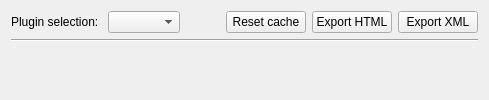
      <widget class="QWidget" name="tab_8" >
       <attribute name="title" >
        <string>Plugins</string>
       </attribute>
       <layout class="QVBoxLayout" >
        <item>
         <layout class="QHBoxLayout" >
          <item>
           <widget class="QLabel" name="label_11" >
            <property name="text" >
             <string>Plugin selection: </string>
            </property>
           </widget>
          </item>
          <item>
           <widget class="QComboBox" name="pluginCombo" />
          </item>
          <item>
           <spacer>
            <property name="orientation" >
             <enum>Qt::Horizontal</enum>
            </property>
            <property name="sizeHint" stdset="0" >
             <size>
              <width>40</width>
              <height>20</height>
             </size>
            </property>
           </spacer>
          </item>
          <item>
           <widget class="QPushButton" name="resetCacheButton" >
            <property name="toolTip" >
             <string>&lt;html>&lt;head>&lt;meta name="qrichtext" content="1" />&lt;style type="text/css">
p, li { white-space: pre-wrap; }
&lt;/style>&lt;/head>&lt;body style=" font-family:'Lucida Grande'; font-size:13pt; font-weight:400; font-style:normal;">
&lt;p style=" margin-top:0px; margin-bottom:0px; margin-left:0px; margin-right:0px; -qt-block-indent:0; text-indent:0px;">You will be able to attack the same url more than once.&lt;/p>&lt;/body>&lt;/html></string>
            </property>
            <property name="text" >
             <string>Reset cache</string>
            </property>
           </widget>
          </item>
          <item>
           <widget class="QPushButton" name="ToHTMLButton" >
            <property name="text" >
             <string>Export HTML</string>
            </property>
           </widget>
          </item>
          <item>
           <widget class="QPushButton" name="ToXMLButton" >
            <property name="text" >
             <string>Export XML</string>
            </property>
           </widget>
          </item>
         </layout>
        </item>
        <item>
         <widget class="Line" name="line_2" >
          <property name="orientation" >
           <enum>Qt::Horizontal</enum>
          </property>
         </widget>
        </item>
        <item>
         <widget class="QStackedWidget" name="stackedWidget_2" >
          <property name="currentIndex" >
           <number>0</number>
          </property>
          <widget class="QWidget" name="page_3" >
           <layout class="QVBoxLayout" >
            <property name="margin" >
             <number>1</number>
            </property>
            <item>
             <layout class="QHBoxLayout" >
              <item>
               <layout class="QHBoxLayout" />
              </item>
             </layout>
            </item>
           </layout>
          </widget>
         </widget>
        </item>
       </layout>
      </widget>
